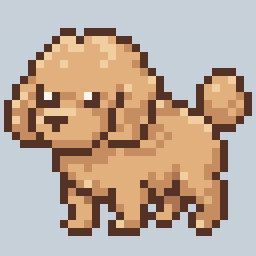
#> input picture original_assets/brown_dog_light.png, 128 x 128 px (shown 2 times larger)
$ python fix_dog_ear.py
#> lines starting #> are read from the running program, lines starting #| are printed output that depends on the picture
"""brown_dog_light.png 의 오른쪽(화면 기준) 귀 모양을 다듬어 새 파일로 저장한다.

그림은 4px 크기 도트가 (2,2) 오프셋부터 시작하는 31x31 격자다.
귀가 아래로 갈수록 좁고 바닥이 평평해 막대처럼 보이는 점을 고치려고,
귀 바깥 윤곽선 아랫부분을 한 칸 바깥으로 옮기고 바닥을 한 칸 넓혀 둥근 처진 귀로 만든다.

사용법:
    .venv/Scripts/python.exe py_codes/fix_dog_ear.py [입력] [출력]
"""
import sys
from pathlib import Path

from PIL import Image, ImageDraw

ROOT = Path(__file__).resolve().parent.parent
SRC = ROOT / "original_assets" / "brown_dog_light.png"
DST = ROOT / "original_assets" / "brown_dog_light_ear.png"

CELL = 4
OFFSET = 2

OUTLINE = (84, 50, 38)
SHADOW = (198, 142, 96)
BASE = (226, 176, 124)

# (열, 행) 격자 좌표 -> 새 색
EDITS = {
    # 기존 바깥 윤곽선 아랫부분 -> 귀 안쪽 털(가장자리 그림자)
    (17, 15): SHADOW,
    (17, 16): SHADOW,
    (16, 16): BASE,
    # 윤곽선을 한 칸 바깥으로
    (18, 15): OUTLINE,
    (18, 16): OUTLINE,
    # 바닥 한 칸 넓히기 (모서리는 대각선으로 둥글게)
    (17, 17): OUTLINE,
}


def fix(src: Path, dst: Path) -> None:
    im = Image.open(src)
#> im is the input picture: PIL image 128x128 RGB; mean R, G, B 188.1, 169.2, 153.4
    mode = im.mode
#> mode = 'RGB'
    im = im.convert("RGB")
    draw = ImageDraw.Draw(im)
    for (cx, cy), color in EDITS.items():
        x0 = OFFSET + cx * CELL
        y0 = OFFSET + cy * CELL
        draw.rectangle([x0, y0, x0 + CELL - 1, y0 + CELL - 1], fill=color)
    if mode != "RGB":
        im = im.convert(mode)
    im.save(dst)
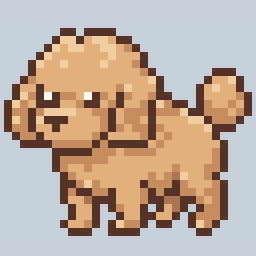
#> saved as brown_dog_light_ear.png: PIL image 128x128 RGB (shown 2 times larger); mean R, G, B 188, 169.1, 153.4
    print(f"saved: {dst}")


if __name__ == "__main__":
    src = Path(sys.argv[1]) if len(sys.argv) > 1 else SRC
    dst = Path(sys.argv[2]) if len(sys.argv) > 2 else DST
    fix(src, dst)
